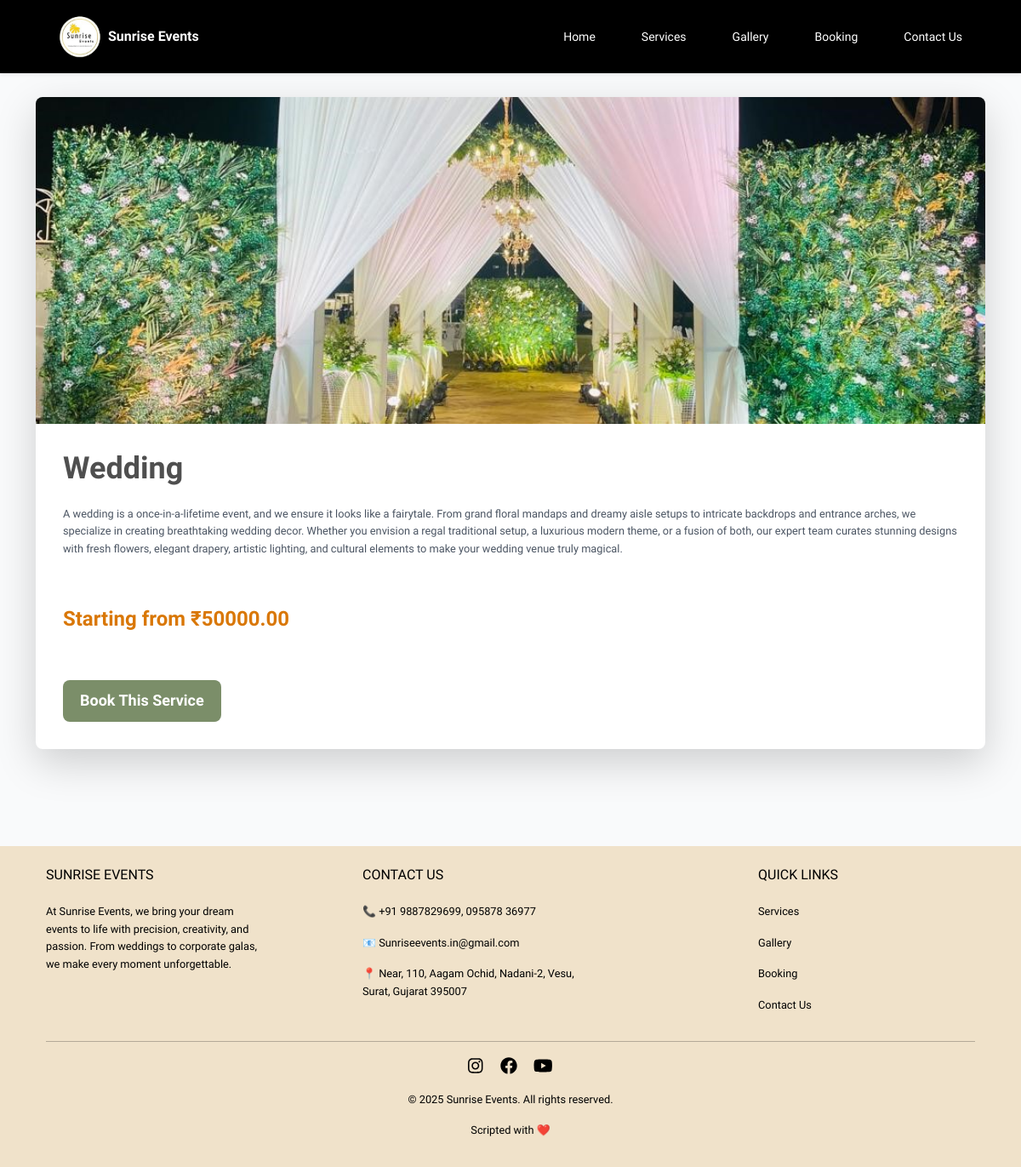
Page /services/2/ on the committed database.
### events/models.py (models this page shows, shortened)
class Service(models.Model):
    title = models.CharField(max_length=200)
    description = models.TextField()
    price_starts_from = models.DecimalField(max_digits=10, decimal_places=2)
    image = models.ImageField(upload_to='services/')
    is_active = models.BooleanField(default=True)

### events/views.py (the view)
# urls.py: path('services/<int:pk>/', views.ServiceDetailView.as_view(), name='service_detail'),
class ServiceDetailView(DetailView):
    model = Service
    template_name = 'events/service_detail.html'

### events/templates/events/service_detail.html (shortened to what this page needs)
{% extends 'base.html' %}
{% load static %}
{% block content %}
<section class="py-16 bg-gray-50">
    <div class="container mx-auto px-6">
        <div class="bg-white rounded-lg shadow-lg overflow-hidden">
            <img src="{{ service.image.url }}" alt="{{ service.title }}" class="w-full h-96 object-cover">
            <div class="p-8">
                <h1 class="text-4xl font-bold mb-4">{{ service.title }}</h1>
                <p class="text-gray-600 mb-6">{{ service.description }}</p>
                <p class="text-2xl text-yellow-600 font-semibold mb-6">Starting from ₹{{ service.price_starts_from }}</p>
                <a href="{% url 'events:booking' %}?service={{ service.pk }}" class="book-now-btn">Book This Service</a>
            </div>
        </div>
    </div>
</section>
{% endblock %}

### static/css/custom.css (style rules this page uses)
body { padding-top: 80px; }
body { padding-top: 70px; }
body { margin: 0; padding: 0; background-color: #000; color: #c49b82; font-family: Arial, sans-serif; text-align: center; }
.container { padding: 50px 20px; }

### events/templates/base.html (style rules this page uses)
body { font-family: 'Lexend', serif; font-weight: 300; }
p { font-size: 0.8rem; }

### events/templates/events/service_detail.html (style rules this page uses)
.book-now-btn { background-color: #7B8E69; color: #fff; border: none; padding: 10px 20px; border-radius: 8px; text-decoration: none; font-weight: 600; font-size: 18px; display: inline-block; transition: background-color 0.3s ease; }

### rows in the picture
Service: image (picture), title "Wedding", description "A wedding is a once-in-a-lifetime event, and we ensure it looks like a fairytale. From grand floral mandaps and dreamy aisle setups to intricate backdrops and entrance arches, we specialize in creating breathtaking wedding decor. Whether you envision a regal traditional setup, a luxurious modern theme, or a fusion of both, our expert team curates stunning designs with fresh flowers, elegant drapery, artistic lighting, and cultural elements to make your wedding venue truly magical.", price_starts_from "50000.00"
